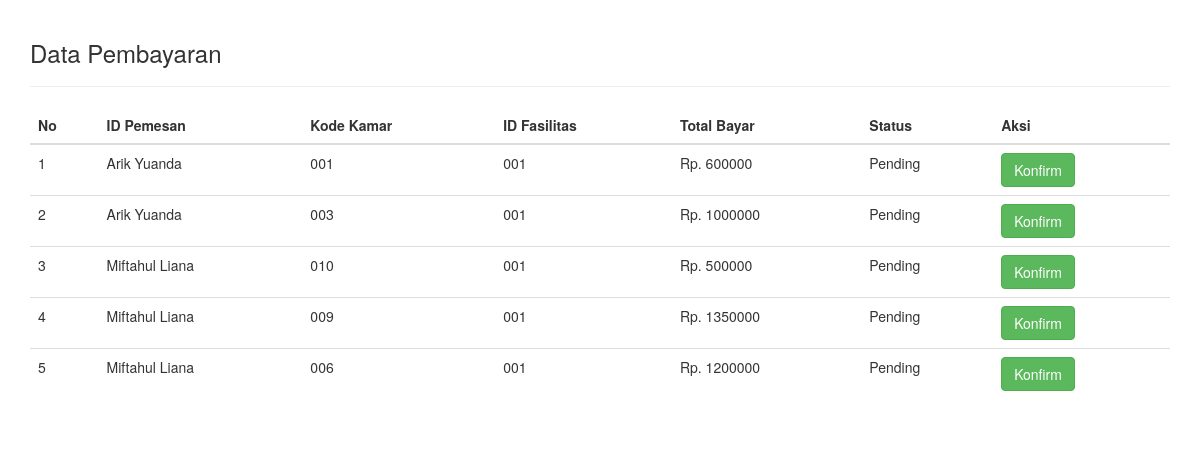
/dataPembayaran.php, run on the app's committed database.
### tables this page shows
CREATE TABLE `tbl_pembayaran` (
  `id_pembayaran` int(25) NOT NULL,
  `id_reservasi` varchar(25) NOT NULL,
  `nama_tamu` varchar(25) NOT NULL,
  `kode_kamar` varchar(25) NOT NULL,
  `id_fasilitas` varchar(25) NOT NULL,
  `total_bayar` int(25) NOT NULL,
  `status` varchar(25) NOT NULL DEFAULT 'Pending'
);

### dataPembayaran.php (the view, shortened to what this page needs)
<!DOCTYPE html>
<html lang="en">
<head>
<link rel="stylesheet" type="text/css" href="//cdn.datatables.net/1.10.11/css/jquery.dataTables.min.css">
<link rel="stylesheet" href="https://maxcdn.bootstrapcdn.com/bootstrap/3.3.7/css/bootstrap.min.css">
</head>
<body>
<?php
    include 'helper/connect.php';
?>
<div class="container" style="padding-top: 20px; padding-bottom: 20px;">
    <h3>Data Pembayaran</h3>
<hr>
<table class="table table-stripped table-hover datatab" align="center">
    <thead>
        <tr>
            <th>No</th>
            <th>ID Pemesan</th>
            <th>Kode Kamar</th>
            <th>ID Fasilitas</th>
            <th>Total Bayar</th>
            <th> Status</th>
            <th>Aksi</th>
        </tr>
    </thead>
    <tbody>
    <?php
        $nomor=1;
        $sql = "SELECT * FROM tbl_pembayaran";
        $query = mysqli_query($con, $sql);
        while($data = mysqli_fetch_assoc($query)){
        ?>
        <tr>
            <td><?php echo $nomor; ?></td>
            <td><?php echo $data['nama_tamu']; ?></td>
            <td><?php echo $data['kode_kamar']; ?></td>
            <td><?php echo $data['id_fasilitas']; ?></td>
            <td>Rp. <?php echo $data['total_bayar']; ?></td>
            <td><?php echo $data['status']; ?></td>
            <td>
                <a href="proses_admin/prosesPembayaran.php?id=<?php echo $data['id_reservasi'] ?>" class="btn btn-success">Konfirm</a>
            </td>
        </tr>
        <?php $nomor++; ?>
        <?php } ?>
    </tbody>
</table>

### data on the page
tbl_pembayaran: nama_tamu "Arik Yuanda", kode_kamar "001", id_fasilitas "001", total_bayar "600000", status "Pending"
tbl_pembayaran: nama_tamu "Arik Yuanda", kode_kamar "003", id_fasilitas "001", total_bayar "1000000", status "Pending"
tbl_pembayaran: nama_tamu "Miftahul Liana", kode_kamar "010", id_fasilitas "001", total_bayar "500000", status "Pending"
tbl_pembayaran: nama_tamu "Miftahul Liana", kode_kamar "009", id_fasilitas "001", total_bayar "1350000", status "Pending"
tbl_pembayaran: nama_tamu "Miftahul Liana", kode_kamar "006", id_fasilitas "001", total_bayar "1200000", status "Pending"
